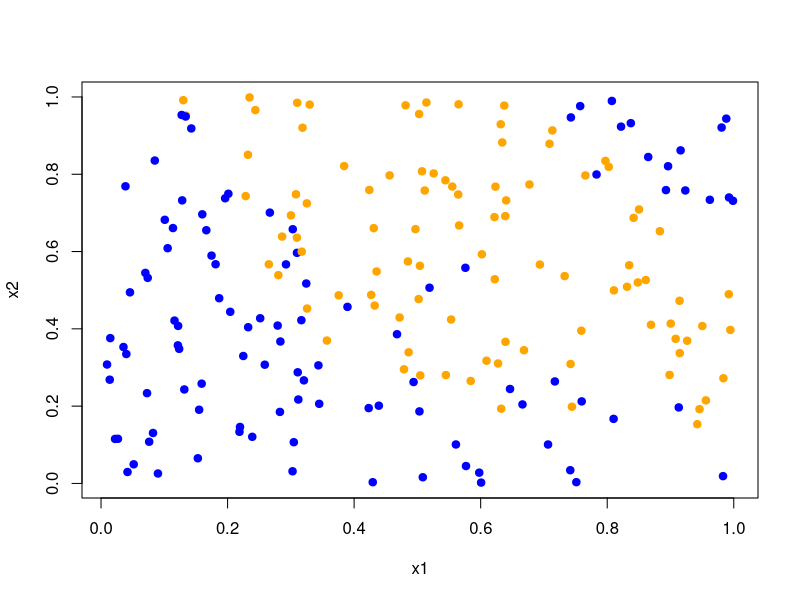
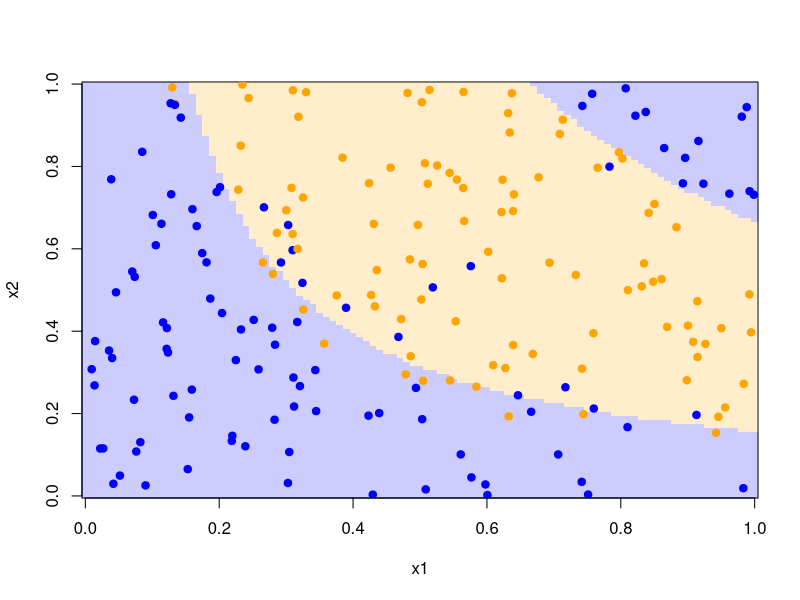
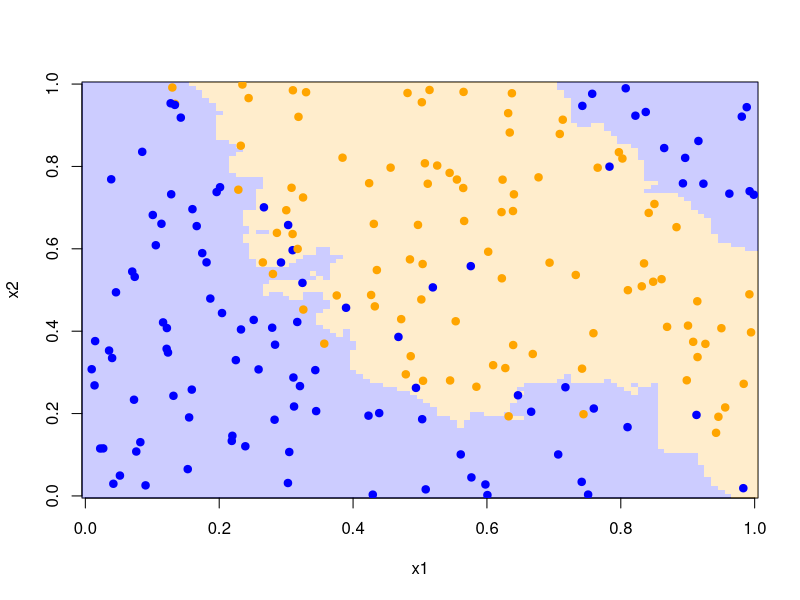
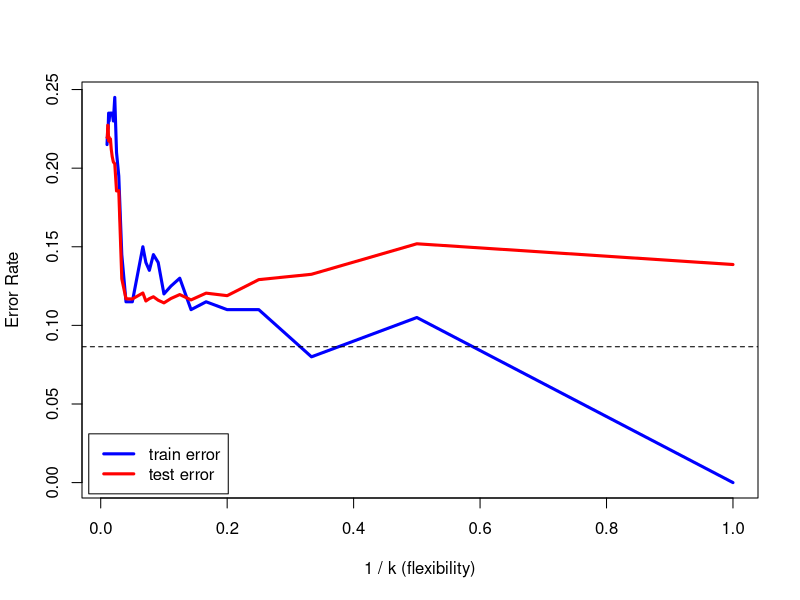

The R source for these figures, in order:
############################################################################

# Open Online R Stream (https://www.wvbauer.com/doku.php/live_streams)
#
# By:   Wolfgang Viechtbauer (https://www.wvbauer.com)
# Date: 2022-02-11
#
# Topic(s):
# - An Introduction to Statistical Learning (https://www.statlearning.com)
# - Section(s): 2.2.2 - 2.2.3
#
# last updated: 2022-02-12

############################################################################

# note: the code below is not based on examples in the book but was created to
# illustrate certain concepts that were introduced in the sections covered

############################################################################

# the following code is based on the concepts discussed in section 2.2.2; in
# particular, the code below illustrates equation 2.7

# see also: https://en.wikipedia.org/wiki/Bias%E2%80%93variance_tradeoff

# make results reproducible by setting the seed for the random number generator
set.seed(1234)

# number of iterations (number of training datsets we will simulate)
iters <- 10000

# simulate data based on the true model for a large number of subjects (these
# will be the test data, which we will make use of further below)
n_new <- 1000
x0 <- rnorm(n_new)
y0 <- 2 + 1 * x0 + 0.3 * x0^2 + rnorm(n_new)
yt <- 2 + 1 * x0 + 0.3 * x0^2
newdat <- data.frame(x = x0)

# set up matrices to store the predicted values based on three different models
pred1 <- matrix(NA, nrow=iters, ncol=n_new)
pred2 <- matrix(NA, nrow=iters, ncol=n_new)
pred3 <- matrix(NA, nrow=iters, ncol=n_new)

# sample size for the train data
n <- 100

for (i in 1:iters) {

   # simulate a training dataset based on the true model
   # y = 2 + 1 * x + 0.3 * x^2 + e, where e ~ N(0,1)
   x <- rnorm(n)
   y <- 2 + 1 * x + 0.3 * x^2 + rnorm(n)

   # fit a simple linear regression model (this is f-hat)
   res1 <- lm(y ~ x)

   # compute the predicted values for the test data based on model res1
   pred1[i,] <- predict(res1, newdata=newdat)

   # fit a quadratic polynomial regression model (this is another f-hat)
   res2 <- lm(y ~ x + I(x^2))

   # compute the predicted values for the test data based on model res2
   pred2[i,] <- predict(res2, newdata=newdat)

   # fit a cubic polynomial regression model (this is another f-hat)
   res3 <- lm(y ~ x + I(x^2) + I(x^3))

   # compute the predicted values for the test data based on model res3
   pred3[i,] <- predict(res3, newdata=newdat)

}

# for a single column in pred1, we can compute the variance of the predicted
# values; this is what is denoted as Var(f-hat(x_0)) in equation 2.7 and
# indicates how much the predicted value for a single new subject in the test
# dataset would vary if we estimated it using different training datasets
var(pred1[,1])

# we can do this for *all* columns in pred1 and take the average of these
# variances; this then tells us how large this variance is on average across
# all test subjects
mean(apply(pred1, 2, var))

# let's do the same thing for the predicted values in pred2 and pred3
mean(apply(pred2, 2, var))
mean(apply(pred3, 2, var))

# note how the mean variance is lowest for pred1, which is the simplest model;
# on the other hand, the mean variance is highest for pred3, since it is based
# on the cubic model, which is unnecessary complex (the true model is actually
# a quadratic model)

# the second term in equation 2.7 is for the squared bias, that is the squared
# mean difference between the predicted value and the true value for a single
# subject in the test dataset
mean(pred1[,1] - yt[1])^2

# again, we can compute the squared bias for all subjects in the test dataset
# and take the average; and again, let's do this for all three models
mean((apply(pred1, 2, mean) - yt)^2)
mean((apply(pred2, 2, mean) - yt)^2)
mean((apply(pred3, 2, mean) - yt)^2)

# note that the simple linear regression model has on average the highest
# squared bias, since it is an overly simplistic model; on the other hand, the
# quadratic and cubic models have no bias and hence the squared bias is
# essentially 0 for both of these models

# the last term in equation 2.7 is the variance of the errors, which we know
# to be 1, since the errors were simulated from a standard normal distribution

# so, we can put all three terms together, giving the expected train MSE for a
# single new subject in the test dataset for all three models
var(pred1[,1]) + mean(pred1[,1] - yt[1])^2 + 1
var(pred2[,1]) + mean(pred2[,1] - yt[1])^2 + 1
var(pred3[,1]) + mean(pred3[,1] - yt[1])^2 + 1

# as noted in the book (below eq. 2.7), the "overall expected test MSE" would
# then be the average of such values across all subjects in the test dataset;
# so let's compute this for all three models
mean(apply(pred1, 2, var) + (apply(pred1, 2, mean) - yt)^2 + 1)
mean(apply(pred2, 2, var) + (apply(pred2, 2, mean) - yt)^2 + 1)
mean(apply(pred3, 2, var) + (apply(pred3, 2, mean) - yt)^2 + 1)

# note that the simple linear regression model, which has the lowest variance
# but the highest squared bias, has the highest value above; on the other
# hand, the cubic model is overly complex, so while it has essentially no
# bias, it has a higher variance

############################################################################

# the following code is based on the concepts discussed in section 2.2.3

# make results reproducible by setting the seed for the random number generator
set.seed(1234)

# sample size for simulated data
n <- 200

# simulate two predictors x1 and x2 from uniform distributions
x1 <- runif(n)
x2 <- runif(n)

# compute the conditional probability of falling into class = 1 as a function
# of x1 and x2 based on the true model
p <- plogis(-6 + 40 * x1*x2 - 70 * (x1*x2)^3)

# use random values from a binomial distribution to assign subjects to class =
# 1 or class = 0 with probabilities as computed above
y <- rbinom(n, 1, p)

# scatterplot of x1 versus x2 with points colored based on class membership
plot(x1, x2, col=ifelse(y == 1, "orange", "blue"), pch=19)

# the Bayes classifiers assigns subjects to classes according to whatever
# class has the highest probability; in essence, if the probability of being
# in class = 1 is higher than 0.5 for a particular subject, then it assigns
# the subject to class = 1 and otherwise to class = 0; since we know the true
# probabilities, we can apply the Bayes classifier to the observed data
pred.bayes <- ifelse(p > 0.5, 1, 0)

# cross-classification of the true (y) versus the assigned class (pred.bayes)
table(y, pred.bayes)

# proportion of subjects for which the Bayes classifier is wrong
mean(y != pred.bayes)

# since we know the true model, we can determine the group assignment based on
# the Bayes classifier for all values of x1 and x2 between 0 and 1 on a grid
len <- 101
x1s <- seq(0, 1, length=len)
x2s <- seq(0, 1, length=len)

pred.bayes <- matrix(NA, nrow=len, ncol=len)

for (i in 1:len) {
   for (j in 1:len) {
      pred.bayes[i,j] <- plogis(-6 + 40 * x1s[i]*x2s[j] - 70 * (x1s[i]*x2s[j])^3) > 0.5
   }
}

# show the assignment to classes based on the Bayes classifier (in light
# orange/blue) and superimpose the actual data
image(pred.bayes, col=c(rgb(0,0,1,.2), rgb(1,.65,0,.2)), xlab="x1", ylab="x2")
points(x1, x2, col=ifelse(y == 1, "orange", "blue"), pch=19)

# simulate a large number of new data based on the true model
n_new <- 10000
x01 <- runif(n_new)
x02 <- runif(n_new)
p0  <- plogis(-6 + 40 * x01*x02 - 70 * (x01*x02)^3)
y0  <- rbinom(n_new, 1, p0)

# apply the Bayes classifier and examine the cross-classification
pred.bayes <- ifelse(p0 > 0.5, 1, 0)
table(y0, pred.bayes)

# proportion of subjects for which the Bayes classifier is wrong
mean(y0 != pred.bayes)

# the above is essentially the Bayes error rate, but as described in the book,
# if we know the true probabilities, then we can compute the Bayes error rate
# with equation 2.11
1 - mean(pmax(p0, 1-p0))

# note that the two values for the Bayes error rate are not exactly identical,
# but they would be if n_new goes to infinity

# now let's see how well the k-nearest neighbor classifier does; we can write
# the knn classifier as a function as follows (x1, x2, and y are for passing
# the training data to the function, x01 and x02 for a single test datapoint)
knn <- function(x1, x2, y, x01, x02, k) {
   dist <- (x1 - x01)^2 + (x2 - x02)^2
   ifelse(mean(y[order(dist)[1:k]]) > 0.5, 1, 0)
}

# try out the classifier for some (x01,x02) values
knn(x1, x2, y, .2, .4, k=5)
knn(x1, x2, y, .6, .8, k=5)

# now let's try it out for all subjects in the test dataset
pred.knn <- rep(NA, n_new)

for (i in 1:n_new) {
   pred.knn[i] <- knn(x1, x2, y, x01[i], x02[i], k=5)
}

# cross-classification of the true (y0) versus the assigned class (pred.knn)
table(y0, pred.knn)

# proportion of subjects for which the knn classifier is wrong
mean(y0 != pred.knn)

# note that this is higher than the error rate for the Bayes classifier

# as above, we can determine the class assignment based on a fine grid of x1
# and x2 values based on the knn classifier
len <- 101
x1s <- seq(0, 1, length=len)
x2s <- seq(0, 1, length=len)

pred.knn <- matrix(NA, nrow=len, ncol=len)

for (i in 1:len) {
   for (j in 1:len) {
      pred.knn[i,j] <- knn(x1, x2, y, x1s[i], x2s[j], k=5)
   }
}

# show the assignment to classes based on the knn classifier (in light
# orange/blue) and superimpose the actual data
image(pred.knn, col=c(rgb(0,0,1,.2), rgb(1,.65,0,.2)), xlab="x1", ylab="x2")
points(x1, x2, col=ifelse(y == 1, "orange", "blue"), pch=19)

# looks similar to the Bayes classifier, but is less smooth

# now let's try out different values of k

ks <- c(1:15, seq(20, 100, by=5))

error.train <- rep(NA, length(ks))
error.test  <- rep(NA, length(ks))

for (j in 1:length(ks)) {

   pred.knn <- rep(NA, n)
   for (i in 1:n) {
      pred.knn[i] <- knn(x1, x2, y, x1[i], x2[i], k=ks[j])
   }
   error.train[j] <- mean(y != pred.knn)

   pred.knn <- rep(NA, n_new)
   for (i in 1:n_new) {
      pred.knn[i] <- knn(x1, x2, y, x01[i], x02[i], k=ks[j])
   }
   error.test[j] <- mean(y0 != pred.knn)

}

# plot the train and test errors as a function of 1 / k (so increasing values
# on the x-axis reflect increasing flexibility of the method)
plot(1/ks, error.train, lwd=3, type="l", col="blue",
     xlab="1 / k (flexibility)", ylab="Error Rate")
lines(1/ks, error.test, lwd=3, col="red")
legend("bottomleft", inset=.01, legend=c("train error", "test error"),
       col=c("blue", "red"), lty="solid", lwd=3)

# add the Bayes error rate as a dashed horizontal line
abline(h = 1 - mean(pmax(p0, 1-p0)), lty="dashed")

# again we see the typical pattern, namely a decreasing train error rate as we
# increase the flexibility of the method, but this does not hold for the test
# error rate, which initially decreases but then increases again

############################################################################
